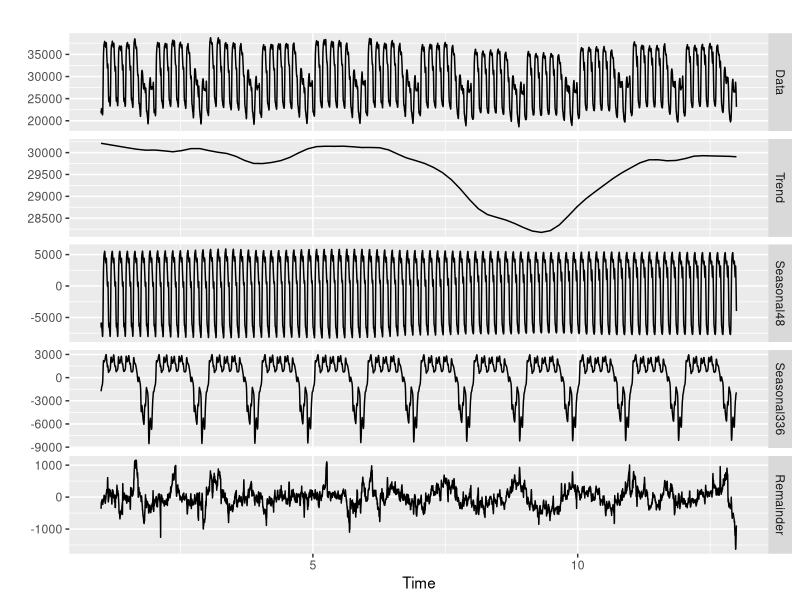
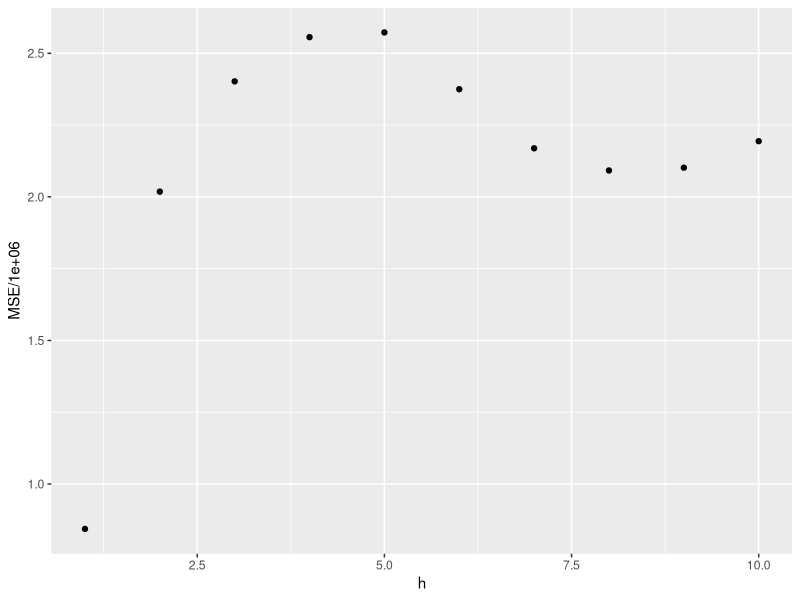

These charts were generated, in order, by the following R code:
## ---- chunk 1
knitr::opts_chunk$set(echo = TRUE, cache = TRUE)
## ---- chunk 2
library(forecast)
library(ggplot2)
mstl(taylor) %>% autoplot()
## ---- chunk 3
# Fit an AR(2) model to each rolling origin subset
far2 <- function(x, h) {
  forecast(Arima(x, order = c(2, 0, 0)), h = h)
}
e <- tsCV(lynx, far2, h = 10)
# Compute the MSE values and remove missing values
mse <- colMeans(e^2, na.rm = T)
# Plot the MSE values against the forecast horizon
data.frame(h = 1:10, MSE = mse) %>%
  ggplot(aes(x = h, y = MSE / 1e6)) +
  geom_point()
